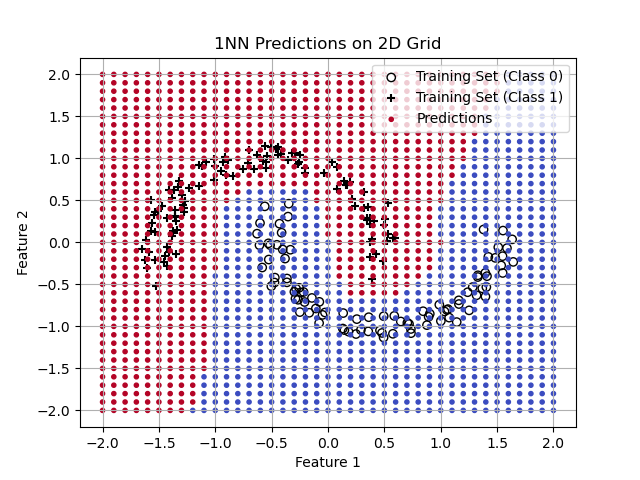

Recreate this plot in Python.
import numpy as np
import pandas as pd
import matplotlib.pyplot as plt

data = pd.read_csv("hw3Data/D2z.txt", delimiter=" ", header=None, names=['Feature1', 'Feature2', 'Label'])

training_set = data[["Feature1", "Feature2"]].values

x_range = np.arange(-2, 2.1, 0.1)
y_range = np.arange(-2, 2.1, 0.1)
xx, yy = np.meshgrid(x_range, y_range)
test_points = np.c_[xx.ravel(), yy.ravel()]
print(test_points)
predictions = []

for test_point in test_points:
    distances = np.linalg.norm(training_set - test_point, axis=1)
    nearest_neighbor_index = np.argmin(distances)
    nearest_neighbor_label = data.iloc[nearest_neighbor_index]["Label"]
    predictions.append(nearest_neighbor_label)

predictions = np.array(predictions)

plt.scatter(data[data["Label"] == 0]["Feature1"], data[data["Label"] == 0]["Feature2"], facecolors='none', edgecolors='black', label='Training Set (Class 0)')
plt.scatter(data[data["Label"] == 1]["Feature1"], data[data["Label"] == 1]["Feature2"], c='black', marker='+', facecolors='none', label='Training Set (Class 1)')

plt.scatter(test_points[:, 0], test_points[:, 1], c=predictions, marker='.', cmap=plt.cm.coolwarm, label='Predictions')

plt.xlabel('Feature 1')
plt.ylabel('Feature 2')
plt.legend()
plt.title('1NN Predictions on 2D Grid')
plt.grid(True)
plt.savefig("2.1.png")
plt.show()

